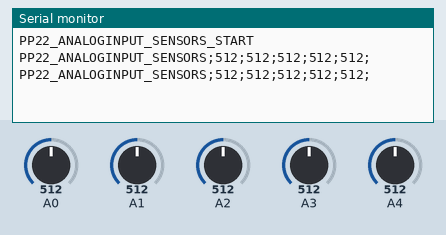
Recording of a sketch running on a simulated Arduino Uno, built with avr-gcc and run on an emulated ATmega328P. Parts: the last lines printed to the serial monitor. The inputs (shaded band) are chosen by the test bench; at power-on: A0 = 512, A1 = 512, A2 = 512, A3 = 512, A4 = 512.

Above: at 1.2 s.
1.3 s: A0 set to 716
At 2.6 s:
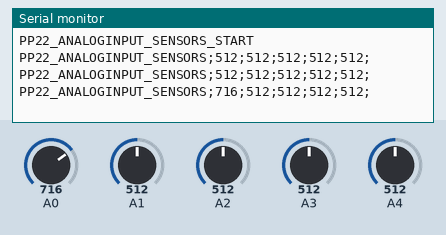
2.8 s: A1 set to 716
At 3.8 s:
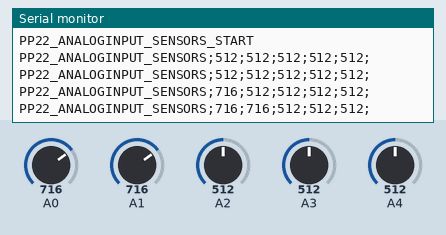
4.3 s: A2 set to 716
At 5.6 s:
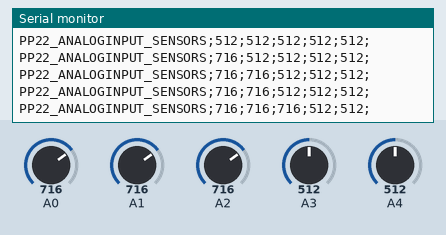
5.8 s: A3 set to 716
At 6.8 s:
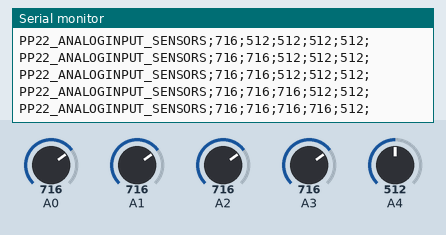
7.3 s: A4 set to 716
At 8.4 s:
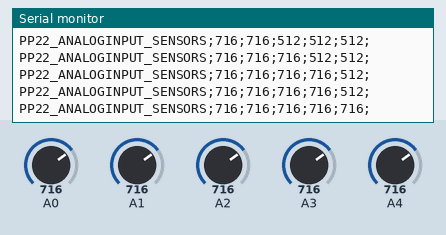
8.8 s: A0 set to 992
At 9.8 s:
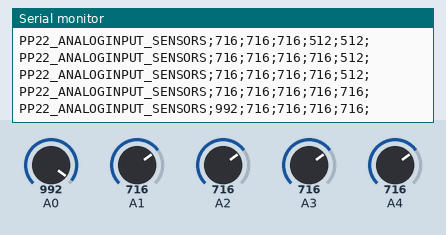
Timing chart, 0 to 11.3 s (numbered marks = the images above; inputs shaded):
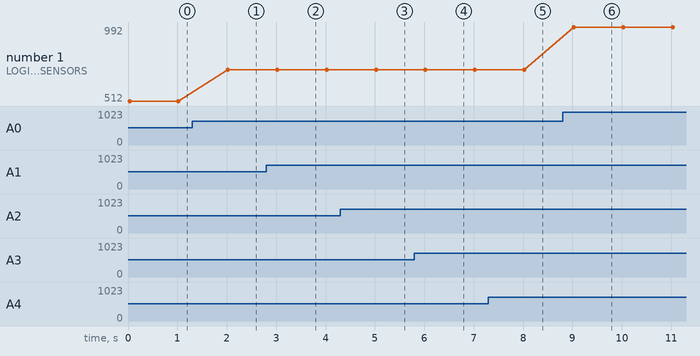

The sketch:

PP22_analoginput_sensors.ino
```cpp
void setup() {
  Serial.begin(9600);
  Serial.println("PP22_ANALOGINPUT_SENSORS_START");
  pinMode(A0, INPUT);
  pinMode(A1, INPUT);
  pinMode(A2, INPUT);
  pinMode(A3, INPUT);
  pinMode(A4, INPUT);
}

void loop() { int a0_read = analogRead(A0);
  int a0 = analogRead(A0);
  int a1 = analogRead(A1);
  int a2 = analogRead(A2);
  int a3 = analogRead(A3);
  int a4 = analogRead(A4);
  Serial.println("PP22_ANALOGINPUT_SENSORS;" + String(a0) + ";" + String(a1) + ";" + String(a2) + ";" + String(a3) + ";" + String(a4) + ";");
  delay(1000);
}
```

Measured:
- after the input at 1.3 s, the serial monitor: prints a new line after 0.72 s (image 1)
- after the input at 2.8 s, the serial monitor: prints a new line after 0.22 s (image 2)
- after the input at 4.3 s, the serial monitor: prints a new line after 0.72 s (image 3)
- after the input at 5.8 s, the serial monitor: prints a new line after 0.22 s (image 4)
- after the input at 7.3 s, the serial monitor: prints a new line after 0.73 s (image 5)
- after the input at 8.8 s, the serial monitor: prints a new line after 0.23 s (image 6)
- plotted number 1: 512 → 716 after the input at 1.3 s, 716 → 992 after the input at 8.8 s
